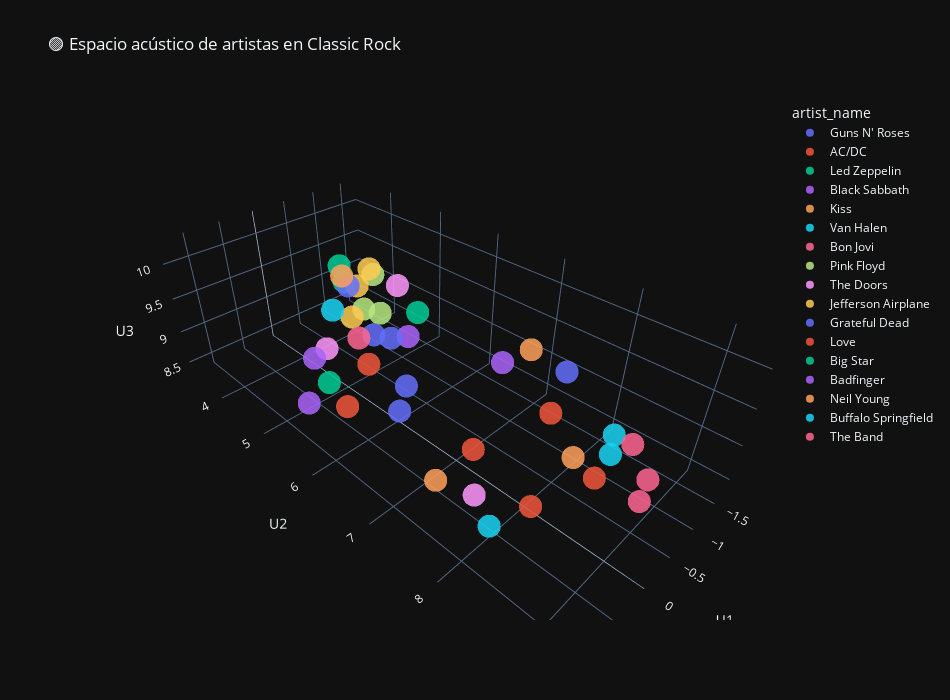

This figure's notebook cell:
### Code cell
selected_genre = "classic rock"
df_genre = df_pca.query("main_genre == @selected_genre")

umap_artist = UMAP(n_neighbors=10, min_dist=0.1, n_components=3, random_state=42)
Xa = umap_artist.fit_transform(df_genre[["PC1", "PC2", "PC3"]])

df_umap_artists = df_genre.copy()
df_umap_artists[["U1", "U2", "U3"]] = Xa

fig_umap_artists = px.scatter_3d(
    df_umap_artists,
    x="U1", y="U2", z="U3",
    color="artist_name",
    hover_name="track_name",
    title=f"🟣 Espacio acústico de artistas en {selected_genre.title()}",
    opacity=0.85,
    template="plotly_dark",
    width=950, height=700
)
fig_umap_artists.show()

### Figure 1 — Plotly figure (JSON) as saved in the notebook; plotly's stock layout.template omitted (floating-point values rounded to 4 significant figures)
{"data": [{"hovertemplate": "<b>%{hovertext}</b><br><br>artist_name=Guns N' Roses<br>U1=%{x}<br>U2=%{y}<br>U3=%{z}<extra></extra>", "hovertext": ["Sweet Child O' Mine", "Welcome To The Jungle", "Paradise City"], "legendgroup": "Guns N' Roses", "marker": {"color": "#636efa", "opacity": 0.85, "symbol": "circle"}, "mode": "markers", "name": "Guns N' Roses", "scene": "scene", "showlegend": true, "type": "scatter3d", "x": [0.6791, -0.05167, 1.094], "y": [6.9, 8.229, 7.255], "z": [9.748, 10.23, 9.879]}, {"hovertemplate": "<b>%{hovertext}</b><br><br>artist_name=AC/DC<br>U1=%{x}<br>U2=%{y}<br>U3=%{z}<extra></extra>", "hovertext": ["Thunderstruck", "Back In Black", "Highway to Hell"], "legendgroup": "AC/DC", "marker": {"color": "#EF553B", "opacity": 0.85, "symbol": "circle"}, "mode": "markers", "name": "AC/DC", "scene": "scene", "showlegend": true, "type": "scatter3d", "x": [0.4992, 0.01996, 0.8924], "y": [8.942, 8.169, 7.977], "z": [9.815, 9.759, 9.752]}, {"hovertemplate": "<b>%{hovertext}</b><br><br>artist_name=Led Zeppelin<br>U1=%{x}<br>U2=%{y}<br>U3=%{z}<extra></extra>", "hovertext": ["Stairway to Heaven - Remaster", "Immigrant Song - Remaster", "Whole Lotta Love - 1990 Remaster"], "legendgroup": "Led Zeppelin", "marker": {"color": "#00cc96", "opacity": 0.85, "symbol": "circle"}, "mode": "markers", "name": "Led Zeppelin", "scene": "scene", "showlegend": true, "type": "scatter3d", "x": [-1.177, 1.078, -0.1827], "y": [3.501, 6.155, 6.177], "z": [8.933, 9.603, 9.925]}, {"hovertemplate": "<b>%{hovertext}</b><br><br>artist_name=Black Sabbath<br>U1=%{x}<br>U2=%{y}<br>U3=%{z}<extra></extra>", "hovertext": ["Paranoid - 2009 Remaster", "Iron Man - 2009 Remaster", "War Pigs - 2009 Remaster"], "legendgroup": "Black Sabbath", "marker": {"color": "#ab63fa", "opacity": 0.85, "symbol": "circle"}, "mode": "markers", "name": "Black Sabbath", "scene": "scene", "showlegend": true, "type": "scatter3d", "x": [1.204, 0.08829, 0.1347], "y": [5.915, 7.613, 6.354], "z": [9.265, 10.1, 9.831]}, {"hovertemplate": "<b>%{hovertext}</b><br><br>artist_name=Kiss<br>U1=%{x}<br>U2=%{y}<br>U3=%{z}<extra></extra>", "hovertext": ["I Was Made For Lovin' You", "Rock And Roll All Nite", "Detroit Rock City"], "legendgroup": "Kiss", "marker": {"color": "#FFA15A", "opacity": 0.85, "symbol": "circle"}, "mode": "markers", "name": "Kiss", "scene": "scene", "showlegend": true, "type": "scatter3d", "x": [1.08, -0.09983, -0.07264], "y": [7.704, 8.412, 7.811], "z": [9.308, 9.273, 10.26]}, {"hovertemplate": "<b>%{hovertext}</b><br><br>artist_name=Van Halen<br>U1=%{x}<br>U2=%{y}<br>U3=%{z}<extra></extra>", "hovertext": ["Jump - 2015 Remaster", "Panama - 2015 Remaster", "Ain't Talkin' 'Bout Love - 2015 Remaster"], "legendgroup": "Van Halen", "marker": {"color": "#19d3f3", "opacity": 0.85, "symbol": "circle"}, "mode": "markers", "name": "Van Halen", "scene": "scene", "showlegend": true, "type": "scatter3d", "x": [0.883, -0.3333, -0.3751], "y": [8.21, 8.671, 8.647], "z": [8.931, 9.331, 9.539]}, {"hovertemplate": "<b>%{hovertext}</b><br><br>artist_name=Bon Jovi<br>U1=%{x}<br>U2=%{y}<br>U3=%{z}<extra></extra>", "hovertext": ["Livin' On A Prayer", "You Give Love A Bad Name", "It's My Life"], "legendgroup": "Bon Jovi", "marker": {"color": "#FF6692", "opacity": 0.85, "symbol": "circle"}, "mode": "markers", "name": "Bon Jovi", "scene": "scene", "showlegend": true, "type": "scatter3d", "x": [-0.1297, -0.03913, 0.2051], "y": [8.937, 9.157, 9.259], "z": [9.77, 9.283, 9.812]}, {"hovertemplate": "<b>%{hovertext}</b><br><br>artist_name=Pink Floyd<br>U1=%{x}<br>U2=%{y}<br>U3=%{z}<extra></extra>", "hovertext": ["Wish You Were Here", "Another Brick in the Wall, Pt. 2", "Comfortably Numb"], "legendgroup": "Pink Floyd", "marker": {"color": "#B6E880", "opacity": 0.85, "symbol": "circle"}, "mode": "markers", "name": "Pink Floyd", "scene": "scene", "showlegend": true, "type": "scatter3d", "x": [-1.421, -1.266, -1.106], "y": [3.915, 3.833, 4.419], "z": [9.112, 8.536, 8.777]}, {"hovertemplate": "<b>%{hovertext}</b><br><br>artist_name=The Doors<br>U1=%{x}<br>U2=%{y}<br>U3=%{z}<extra></extra>", "hovertext": ["Roadhouse Blues", "Riders on the Storm", "People Are Strange"], "legendgroup": "The Doors", "marker": {"color": "#FF97FF", "opacity": 0.85, "symbol": "circle"}, "mode": "markers", "name": "The Doors", "scene": "scene", "showlegend": true, "type": "scatter3d", "x": [0.5976, 0.7863, -1.157], "y": [5.466, 7.933, 4.762], "z": [9.467, 9.06, 9.351]}, {"hovertemplate": "<b>%{hovertext}</b><br><br>artist_name=Jefferson Airplane<br>U1=%{x}<br>U2=%{y}<br>U3=%{z}<extra></extra>", "hovertext": ["White Rabbit", "Somebody to Love", "Today"], "legendgroup": "Jefferson Airplane", "marker": {"color": "#FECB52", "opacity": 0.85, "symbol": "circle"}, "mode": "markers", "name": "Jefferson Airplane", "scene": "scene", "showlegend": true, "type": "scatter3d", "x": [-1.51, -0.2369, -1.678], "y": [3.39, 4.884, 3.512], "z": [8.682, 9.285, 8.971]}, {"hovertemplate": "<b>%{hovertext}</b><br><br>artist_name=Grateful Dead<br>U1=%{x}<br>U2=%{y}<br>U3=%{z}<extra></extra>", "hovertext": ["Friend of the Devil", "Ripple - 2013 Remaster", "Touch of Grey - 2013 Remaster"], "legendgroup": "Grateful Dead", "marker": {"color": "#636efa", "opacity": 0.85, "symbol": "circle"}, "mode": "markers", "name": "Grateful Dead", "scene": "scene", "showlegend": true, "type": "scatter3d", "x": [-0.7941, -0.5866, 0.1185], "y": [4.626, 4.385, 6.051], "z": [8.635, 9.418, 9.661]}, {"hovertemplate": "<b>%{hovertext}</b><br><br>artist_name=Love<br>U1=%{x}<br>U2=%{y}<br>U3=%{z}<extra></extra>", "hovertext": ["Semphete", "Pitso Yaka", "Halelakatsa ho tseba"], "legendgroup": "Love", "marker": {"color": "#EF553B", "opacity": 0.85, "symbol": "circle"}, "mode": "markers", "name": "Love", "scene": "scene", "showlegend": true, "type": "scatter3d", "x": [0.4905, 1.249, 0.764], "y": [8.38, 6.675, 6.434], "z": [9.021, 9.685, 9.821]}, {"hovertemplate": "<b>%{hovertext}</b><br><br>artist_name=Big Star<br>U1=%{x}<br>U2=%{y}<br>U3=%{z}<extra></extra>", "hovertext": ["Thirteen"], "legendgroup": "Big Star", "marker": {"color": "#00cc96", "opacity": 0.85, "symbol": "circle"}, "mode": "markers", "name": "Big Star", "scene": "scene", "showlegend": true, "type": "scatter3d", "x": [-1.207], "y": [3.372], "z": [9.143]}, {"hovertemplate": "<b>%{hovertext}</b><br><br>artist_name=Badfinger<br>U1=%{x}<br>U2=%{y}<br>U3=%{z}<extra></extra>", "hovertext": ["Day After Day"], "legendgroup": "Badfinger", "marker": {"color": "#ab63fa", "opacity": 0.85, "symbol": "circle"}, "mode": "markers", "name": "Badfinger", "scene": "scene", "showlegend": true, "type": "scatter3d", "x": [0.7175], "y": [5.369], "z": [9.343]}, {"hovertemplate": "<b>%{hovertext}</b><br><br>artist_name=Neil Young<br>U1=%{x}<br>U2=%{y}<br>U3=%{z}<extra></extra>", "hovertext": ["Harvest Moon"], "legendgroup": "Neil Young", "marker": {"color": "#FFA15A", "opacity": 0.85, "symbol": "circle"}, "mode": "markers", "name": "Neil Young", "scene": "scene", "showlegend": true, "type": "scatter3d", "x": [-0.8739], "y": [3.867], "z": [9.273]}, {"hovertemplate": "<b>%{hovertext}</b><br><br>artist_name=Buffalo Springfield<br>U1=%{x}<br>U2=%{y}<br>U3=%{z}<extra></extra>", "hovertext": ["For What It's Worth"], "legendgroup": "Buffalo Springfield", "marker": {"color": "#19d3f3", "opacity": 0.85, "symbol": "circle"}, "mode": "markers", "name": "Buffalo Springfield", "scene": "scene", "showlegend": true, "type": "scatter3d", "x": [-0.5736], "y": [3.983], "z": [8.87]}, {"hovertemplate": "<b>%{hovertext}</b><br><br>artist_name=The Band<br>U1=%{x}<br>U2=%{y}<br>U3=%{z}<extra></extra>", "hovertext": ["Up On Cripple Creek (Remastered 2000)"], "legendgroup": "The Band", "marker": {"color": "#FF6692", "opacity": 0.85, "symbol": "circle"}, "mode": "markers", "name": "The Band", "scene": "scene", "showlegend": true, "type": "scatter3d", "x": [-0.8229], "y": [4.23], "z": [8.383]}], "layout": {"height": 700, "legend": {"title": {"text": "artist_name"}, "tracegroupgap": 0}, "scene": {"domain": {"x": [0, 1], "y": [0, 1]}, "xaxis": {"title": {"text": "U1"}}, "yaxis": {"title": {"text": "U2"}}, "zaxis": {"title": {"text": "U3"}}}, "title": {"text": "🟣 Espacio acústico de artistas en Classic Rock"}, "width": 950}}
